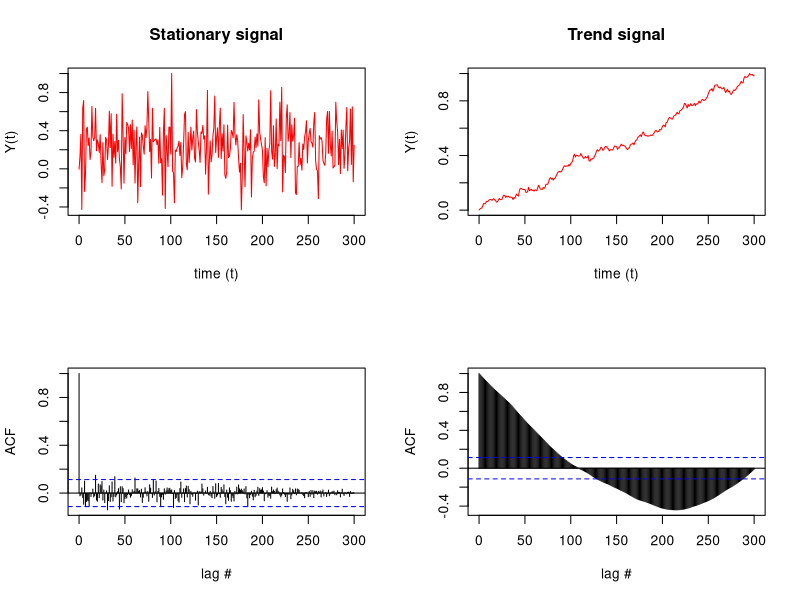

The R source for this figure:

#create a time series
t = 0:300
y_stationary <- rnorm(length(t),mean=1,sd=1) # the stationary time series (ts)
y_trend      <- cumsum(rnorm(length(t),mean=1,sd=4))+t/100 # our ts with a trend

# lets normalize each for simplicity
y_stationary<- y_stationary/max(y_stationary) 
y_trend      <- y_trend/max(y_trend) 

#check each for characteristics of stationarity by looking at the autocorrelation functions (ACF) of each signal
plot.new()
frame()
par(mfcol=c(2,2))
# the stationary signal and ACF
plot(t,y_stationary,
     type='l',col='red',
     xlab = "time (t)",
     ylab = "Y(t)",
     main = "Stationary signal")
acf(y_stationary,lag.max = length(y_stationary),
    xlab = "lag #", ylab = 'ACF',main=' ')
# the trend signal and ACF
plot(t,y_trend,
     type='l',col='red',
     xlab = "time (t)",
     ylab = "Y(t)",
     main = "Trend signal")
acf(y_trend,lag.max = length(y_trend),
    xlab = "lag #", ylab = 'ACF', main=' ')
#conclusion
#ACFs that the signal on the left is stationary 
#(due to the lags that die out) while the signal on the right is not stationary (since later lags exceed the confidence interval).
